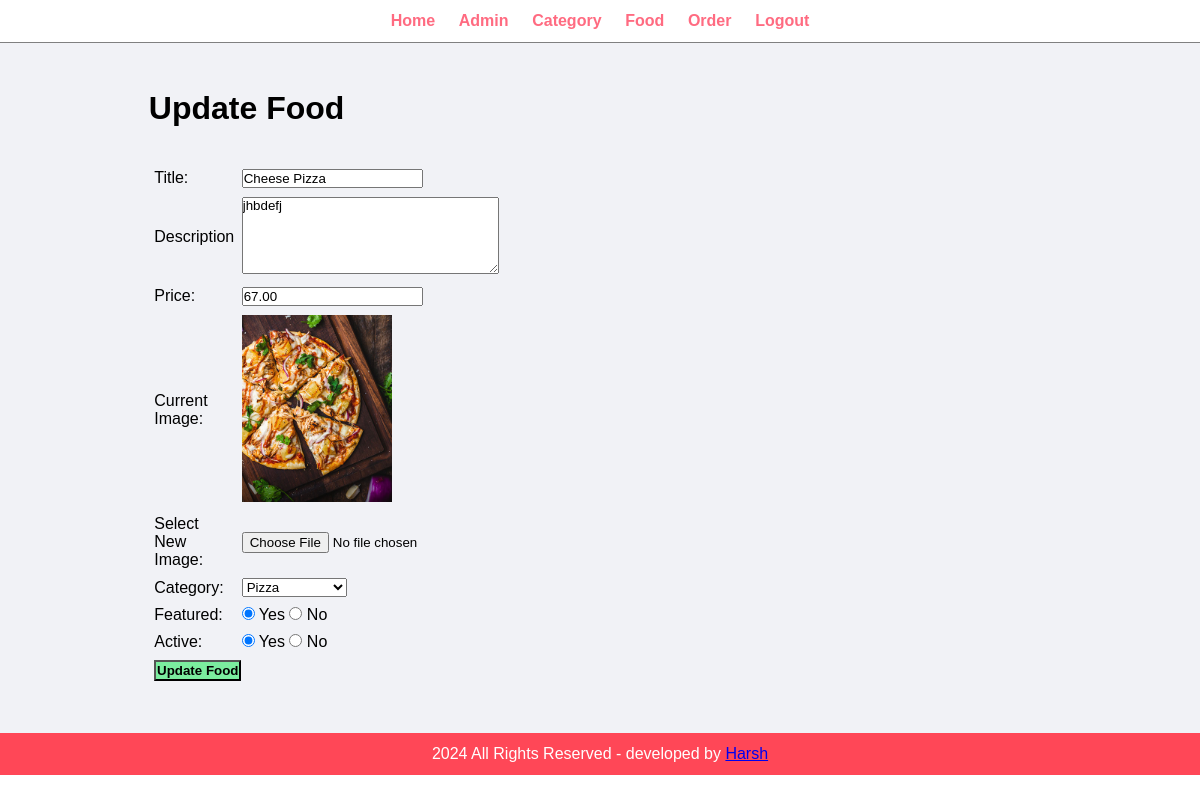
The page /food-order/admin/update-food.php?id=7 (signed in) on the database its author committed.
### tables this page shows
CREATE TABLE `tbl_food` (
  `id` int(10) UNSIGNED NOT NULL,
  `title` varchar(100) NOT NULL,
  `description` text NOT NULL,
  `price` decimal(10,2) NOT NULL,
  `image_name` varchar(255) NOT NULL,
  `category_id` int(10) UNSIGNED NOT NULL,
  `featured` varchar(10) NOT NULL,
  `active` varchar(10) NOT NULL
);

CREATE TABLE `tbl_category` (
  `id` int(10) UNSIGNED NOT NULL,
  `title` varchar(100) NOT NULL,
  `image_name` varchar(255) NOT NULL,
  `featured` varchar(10) NOT NULL,
  `active` varchar(10) NOT NULL
);

### food-order/admin/update-food.php (the view, shortened to what this page needs)
<?php include('partials/menu.php'); ?>
<?php
if(isset($_GET['id']))
{
    $id=$_GET['id'];
    $sql2="SELECT * FROM tbl_food WHERE id=$id";
    $res2=mysqli_query($conn,$sql2);
    $row2=mysqli_fetch_assoc($res2);
    $title=$row2['title'];
    $description =$row2['description'];
    $price=$row2['price'];
    $current_image=$row2['image_name'];
    $current_category=$row2['category_id'];
    $featured=$row2['featured'];
    $active=$row2['active'];
}else{
    header('location:'.SITEURL.'admin/manage-food.php');
}
?>
<div class="main-content">
    <div class="wrapper">
        <h1>Update Food</h1>
        <br><br>
        <form action="" method="post" enctype="multipart/form-data">
            <table class="tbl-30">
                <tr>
                    <td>Title: </td>
                    <td>
                        <input type="text" name="title" value="<?php echo $title; ?>">
                    </td>
                </tr>
                <tr>
                    <td>Description</td>
                    <td>
                        <textarea name="description" cols="30" rows="5"><?php echo $description; ?></textarea>
                    </td>
                </tr>
                <tr>
                    <td>Price:</td>
                    <td>
                        <input type="number" name="price" value="<?php echo $price;?>">
                    </td>
                </tr>
                <tr>
                    <td>Current Image:</td>
                    <td>
                        <?php
                        if($current_image =="")
                        {
                            echo"<div class='error'>Image Not Available.</div>";
                        }else{
                            ?>
                            <img src="<?php echo SITEURL; ?>images/food/<?php echo $current_image; ?>" width="150px;" >
                            <?php
                        }
                        ?>
                    </td>
                </tr>
                <tr>
                    <td>Select New Image:</td>
                    <td>
                        <input type="file" name="image">
                    </td>
                </tr>
                <tr>
                    <td>Category: </td>
                    <td>
                        <select name="category" >
                            <?php
                            $sql="SELECT * FROM tbl_category WHERE active='Yes' ";
                            $res=mysqli_query($conn,$sql);
                            $count=mysqli_num_rows($res);
                            if($count>0)
                            {
                                while($row=mysqli_fetch_assoc($res))
                                {
                                    $category_title=$row['title'];
                                    $category_id=$row['id'];
                                    ?>
                                    <option <?php if($current_category==$category_id){echo "selected";} ?> value="<?php echo $category_id; ?>"><?php echo $category_title; ?></option>
                                    <?php
                                }
                            }else{
                                echo "<option value='0'>Category Not Available.</option>";
                            }
                            ?>
                        </select>
                    </td>
                </tr>
                <tr>
                    <td>Featured: </td>
                    <td>
                        <input <?php if($featured=="Yes"){echo "checked";} ?> type="radio" name="featured" value="Yes"> Yes
                        <input <?php if($featured=="No"){echo "checked";} ?> type="radio" name="featured" value="No"> No
                    </td>
                </tr>
                <tr>
                    <td>Active: </td>
                    <td>
                        <input <?php if($active=="Yes"){echo "checked";} ?> type="radio" name="active" value="Yes"> Yes
                        <input <?php if($active=="No"){echo "checked";} ?> type="radio" name="active" value="No"> No
                    </td>
                </tr>
                <tr>
                    <td>
                        <input type="submit" name="submit" value="Update Food" class="btn-secondary">
                    </td>
                </tr>
            </table>
        </form>
    </div>
</div>
<?php include('partials/footer.php'); ?>

### food-order/css/admin.css (style rules this page uses)
* { margin: 0; padding: 0%; font-family: Arial, Helvetica, sans-serif; }
.wrapper { padding: 1%; width: 80%; margin: auto; }
.tbl-30 { width: 30%; }
table tr td { padding: 1%; }
.btn-secondary { background-color: #7bed9f; padding: 1%; color: black; text-decoration: none; font-weight: bold; }
.main-content { background-color: #f1f2f6; padding: 3%; }

### rows shown on the page
tbl_food: title "Cheese Pizza", description "jhbdefj", price "67.00", image_name (picture), category "Pizza", featured "☑", active "☑"
